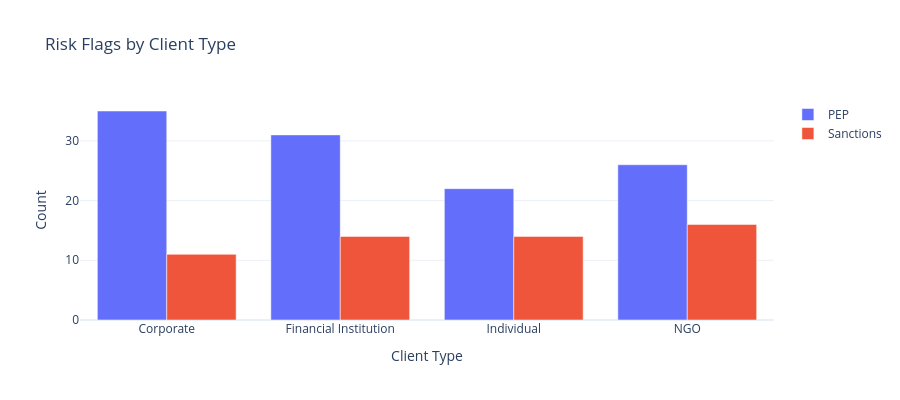

Notebook code cell kept with this figure:
### Code cell
# ── Plot 6: Risk Flags by Client Type ──────────────────────────────
fig6 = go.Figure()
for flag, name in [('pep','PEP'),('sanctions','Sanctions')]:
    fig6.add_trace(go.Bar(name=name, x=q4['client_type'], y=q4[flag]))
fig6.update_layout(barmode='group', title='Risk Flags by Client Type',
                   template='plotly_white', height=400,
                   yaxis_title='Count', xaxis_title='Client Type')
fig6.show()

### Figure 1 — Plotly figure (JSON) as saved in the notebook; plotly's stock layout.template omitted (floating-point values rounded to 4 significant figures)
{"data": [{"name": "PEP", "type": "bar", "x": ["Corporate", "Financial Institution", "Individual", "NGO"], "y": [35, 31, 22, 26]}, {"name": "Sanctions", "type": "bar", "x": ["Corporate", "Financial Institution", "Individual", "NGO"], "y": [11, 14, 14, 16]}], "layout": {"barmode": "group", "height": 400, "title": {"text": "Risk Flags by Client Type"}, "xaxis": {"title": {"text": "Client Type"}}, "yaxis": {"title": {"text": "Count"}}}}
